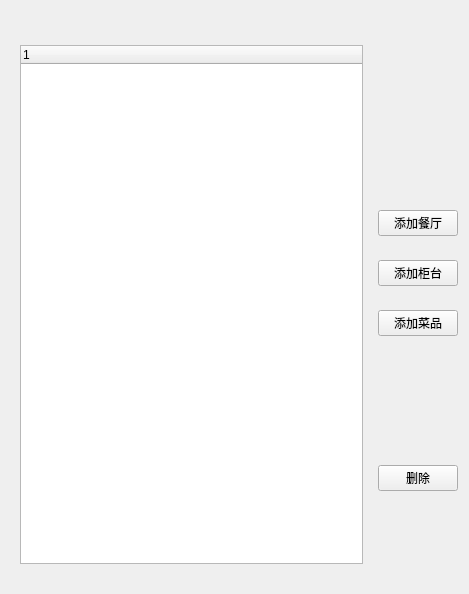
<?xml version="1.0" encoding="UTF-8"?>
<ui version="4.0">
 <class>ManagerWidget</class>
 <widget class="QWidget" name="ManagerWidget">
  <property name="geometry">
   <rect>
    <x>0</x>
    <y>0</y>
    <width>469</width>
    <height>594</height>
   </rect>
  </property>
  <property name="minimumSize">
   <size>
    <width>400</width>
    <height>500</height>
   </size>
  </property>
  <property name="windowTitle">
   <string>Form</string>
  </property>
  <property name="styleSheet">
   <string notr="true"/>
  </property>
  <layout class="QVBoxLayout" name="verticalLayout_3">
   <item>
    <spacer name="verticalSpacer_6">
     <property name="orientation">
      <enum>Qt::Vertical</enum>
     </property>
     <property name="sizeType">
      <enum>QSizePolicy::Fixed</enum>
     </property>
     <property name="sizeHint" stdset="0">
      <size>
       <width>20</width>
       <height>25</height>
      </size>
     </property>
    </spacer>
   </item>
   <item>
    <layout class="QHBoxLayout" name="horizontalLayout">
     <item>
      <widget class="CardWidget" name="CardWidget">
       <layout class="QVBoxLayout" name="verticalLayout">
        <item>
         <widget class="TreeWidget" name="resturantWidget">
          <property name="allColumnsShowFocus">
           <bool>true</bool>
          </property>
          <property name="wordWrap">
           <bool>false</bool>
          </property>
          <property name="headerHidden">
           <bool>false</bool>
          </property>
          <property name="expandsOnDoubleClick">
           <bool>true</bool>
          </property>
          <property name="columnCount">
           <number>1</number>
          </property>
          <column>
           <property name="text">
            <string notr="true">1</string>
           </property>
          </column>
         </widget>
        </item>
       </layout>
      </widget>
     </item>
     <item>
      <layout class="QVBoxLayout" name="verticalLayout_2">
       <item>
        <spacer name="verticalSpacer_3">
         <property name="orientation">
          <enum>Qt::Vertical</enum>
         </property>
         <property name="sizeType">
          <enum>QSizePolicy::Expanding</enum>
         </property>
         <property name="sizeHint" stdset="0">
          <size>
           <width>20</width>
           <height>220</height>
          </size>
         </property>
        </spacer>
       </item>
       <item>
        <widget class="PrimaryPushButton" name="addRestaurantButton">
         <property name="text">
          <string>添加餐厅</string>
         </property>
        </widget>
       </item>
       <item>
        <spacer name="verticalSpacer_2">
         <property name="orientation">
          <enum>Qt::Vertical</enum>
         </property>
         <property name="sizeType">
          <enum>QSizePolicy::Fixed</enum>
         </property>
         <property name="sizeHint" stdset="0">
          <size>
           <width>20</width>
           <height>18</height>
          </size>
         </property>
        </spacer>
       </item>
       <item>
        <widget class="PrimaryPushButton" name="addCounterButton">
         <property name="text">
          <string>添加柜台</string>
         </property>
        </widget>
       </item>
       <item>
        <spacer name="verticalSpacer">
         <property name="orientation">
          <enum>Qt::Vertical</enum>
         </property>
         <property name="sizeType">
          <enum>QSizePolicy::Fixed</enum>
         </property>
         <property name="sizeHint" stdset="0">
          <size>
           <width>20</width>
           <height>18</height>
          </size>
         </property>
        </spacer>
       </item>
       <item>
        <widget class="PrimaryPushButton" name="addDishButton">
         <property name="text">
          <string>添加菜品</string>
         </property>
        </widget>
       </item>
       <item>
        <spacer name="verticalSpacer_5">
         <property name="orientation">
          <enum>Qt::Vertical</enum>
         </property>
         <property name="sizeHint" stdset="0">
          <size>
           <width>20</width>
           <height>170</height>
          </size>
         </property>
        </spacer>
       </item>
       <item>
        <widget class="PushButton" name="deleteButton">
         <property name="text">
          <string>删除</string>
         </property>
        </widget>
       </item>
       <item>
        <spacer name="verticalSpacer_4">
         <property name="orientation">
          <enum>Qt::Vertical</enum>
         </property>
         <property name="sizeHint" stdset="0">
          <size>
           <width>20</width>
           <height>128</height>
          </size>
         </property>
        </spacer>
       </item>
      </layout>
     </item>
    </layout>
   </item>
   <item>
    <spacer name="verticalSpacer_7">
     <property name="orientation">
      <enum>Qt::Vertical</enum>
     </property>
     <property name="sizeType">
      <enum>QSizePolicy::Fixed</enum>
     </property>
     <property name="sizeHint" stdset="0">
      <size>
       <width>20</width>
       <height>10</height>
      </size>
     </property>
    </spacer>
   </item>
  </layout>
 </widget>
 <customwidgets>
  <customwidget>
   <class>PushButton</class>
   <extends>QPushButton</extends>
   <header>qfluentwidgets</header>
  </customwidget>
  <customwidget>
   <class>PrimaryPushButton</class>
   <extends>PushButton</extends>
   <header>qfluentwidgets</header>
  </customwidget>
  <customwidget>
   <class>CardWidget</class>
   <extends>QFrame</extends>
   <header>qfluentwidgets</header>
   <container>1</container>
  </customwidget>
  <customwidget>
   <class>TreeWidget</class>
   <extends>QTreeWidget</extends>
   <header>qfluentwidgets</header>
  </customwidget>
 </customwidgets>
 <resources>
  <include location="../picture_set/pic.qrc"/>
  <include location="../picture_set/pic.qrc"/>
 </resources>
 <connections/>
</ui>
